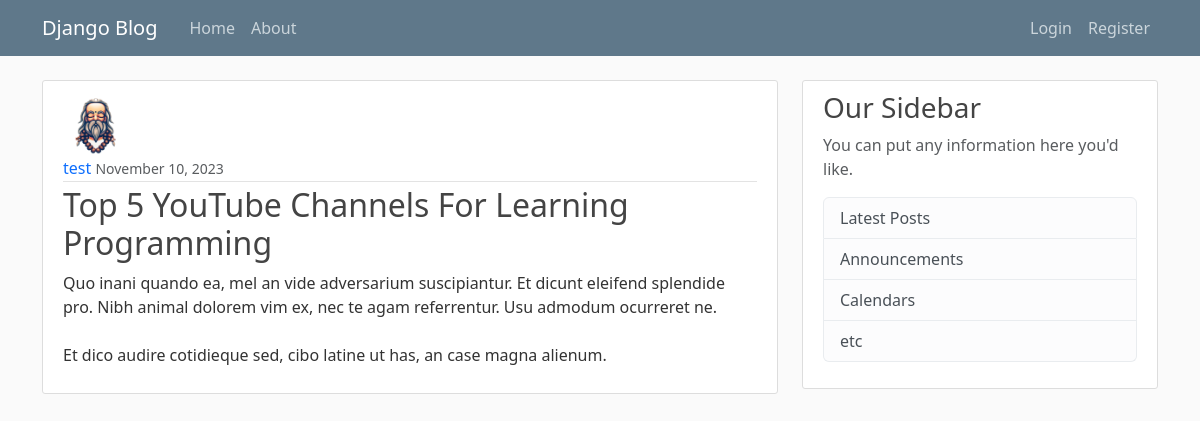
Screenshot of /post/28/ with the database file from the repository.
### blog/models.py (models this page shows, shortened)
class Post(models.Model):
    title = models.CharField(max_length=100)
    content = models.TextField()
    date_posted = models.DateTimeField(default=timezone.now)
    author = models.ForeignKey(User, on_delete=models.CASCADE)

### users/models.py (models this page shows, shortened)
class Profile(models.Model):
    user = models.OneToOneField(User, on_delete=models.CASCADE)
    image = models.ImageField(default='default.png', upload_to='profile_pics')

### blog/views.py (the view)
# urls.py: path('post/<int:pk>/', PostDetailView.as_view(), name='post-detail'),
class PostDetailView(DetailView):
    model = Post

### blog/templates/blog/post_detail.html (shortened to what this page needs)
{% extends "blog/base.html" %}
{% block content %}
    <article class="media content-section">
        <img src="{{ object.author.profile.image.url }}" alt="" class="rounded-circle article-img">
        <div class="media-body">
            <div class="article-metadata">
                <a class="mr-2" href="{% url 'user-posts' object.author.username %}">{{ object.author }}</a>
                <small class="text-muted">{{ object.date_posted|date:"F d, Y" }}</small>
            </div>
            <h2 class="article-title">{{ object.title }}</h2>
            <p class="article-content">{{ object.content }}</p>
        </div>
    </article>
{% endblock content %}

### blog/static/blog/css/main.css (style rules this page uses)
body { background: #fafafa; color: #333333; margin-top: 5rem; }
h1, h2, h3, h4, h5, h6 { color: #444444; }
a { text-decoration: none; }
.content-section { background: #ffffff; padding: 10px 20px; border: 1px solid #dddddd; border-radius: 3px; margin-bottom: 20px; }
.article-title { color: #444444; }
.article-content { white-space: pre-line; }
.article-img { height: 65px; width: 65px; margin-right: 16px; }
.article-metadata { padding-bottom: 1px; margin-bottom: 4px; border-bottom: 1px solid #e3e3e3 }

### rows the page displays
Post: author.profile.image (placeholder picture), author "test", date_posted "November 10, 2023", title "Top 5 YouTube Channels For Learning Programming", content "Quo inani quando ea, mel an vide adversarium suscipiantur. Et dicunt eleifend splendide pro. Nibh animal dolorem vim ex, nec te agam referrentur. Usu admodum ocurreret ne. Et dico audire cotidieque sed, cibo latine ut has, an case magna alienum."
